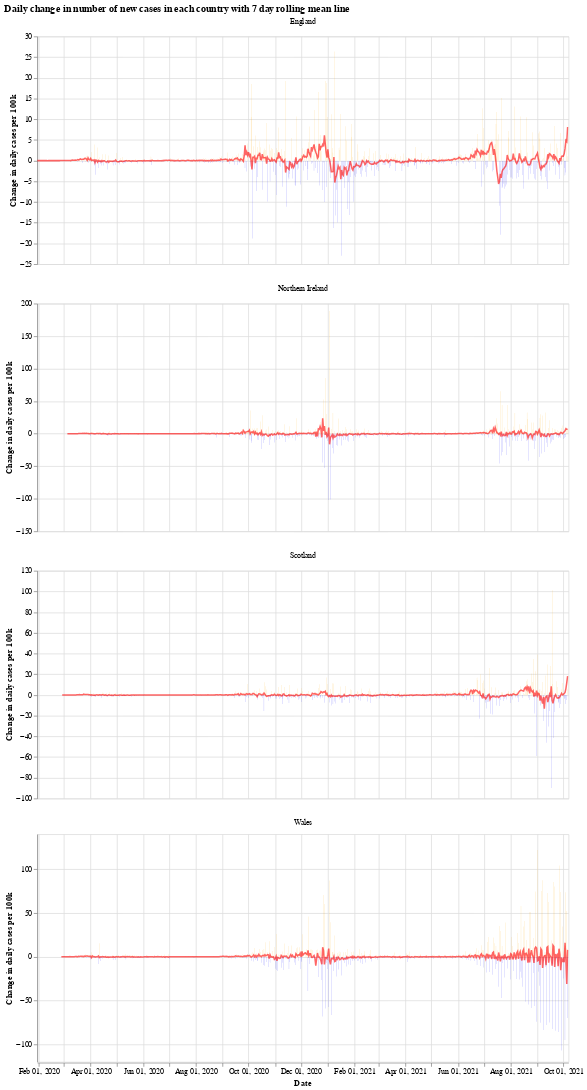

Here is the notebook cell this chart was saved with:
### Markdown cell above
We will use the Python library `Altair` for visualising the data, see the [altair docs](https://altair-viz.github.io/) for more information.

First we have a graph which shows the daily change in the number of new cases for each country. This number jumps up and down all over the place, which is likely due to delay in reporting of new cases over the weekend. Another interesting thing is that it looks like the daily cases in Wales experienced a much shorter period of calm over the summer (calm in the sense of daily cases not jumping up and down).

The orange bars are days when the number of new cases (per 100k population) was more than the previous day, while the blue are days when the number of new cases dropped. The red line is the 7 day moving average. 

When the moving average line is below 0, it means that there is a consistent drop in new cases. We can see this clearly happening around the times that lockdowns were introduced (though, to varying degrees). I will update the graphs soon with a marker of when each lockdown started.

### Code cell
# collapse
import altair as alt

bars = alt.Chart(uk_cases).mark_bar().encode(
    x=alt.X("yearmonthdate(date):T", axis=alt.Axis(title='Date')),
    y=alt.Y("casesChangeRate:Q", axis=alt.Axis(title='Change in daily cases per 100k')),
    tooltip='casesChange',
    color=alt.condition(
        alt.datum.casesChangeRate > 0,
        alt.value("orange"),  # The positive color
        alt.value("blue")  # The negative color
    )
).properties(title='Daily change in number of new cases with 7 day rolling mean',width=700).interactive()

line = alt.Chart(uk_cases).mark_line(
    color='red',
    size=2,
    opacity=0.6
).transform_window(
    rolling_mean='mean(casesChangeRate)',
    frame=[0, 7],
    groupby=['areaName']
).encode(
    x='yearmonthdate(date):T',
    y='rolling_mean:Q'
)

alt.layer(bars, line, data=uk_cases).facet(alt.Column(
    'areaName', title=''), columns=1).resolve_scale(y='independent').properties(title='Daily change in number of new cases in each country with 7 day rolling mean line')

### Figure 1 — Vega-Lite specification as saved in the notebook (floating-point values rounded to 4 significant figures; data arrays with more than 128 entries replaced by an {"elided": "..."} marker saying what was removed)
{"config": {"view": {"continuousWidth": 400, "continuousHeight": 300}}, "data": {"name": "data-b36ae536a17ba79101fee0d6b2665cae"}, "facet": {"type": "nominal", "field": "areaName", "title": ""}, "spec": {"layer": [{"mark": "bar", "encoding": {"color": {"condition": {"value": "orange", "test": "(datum.casesChangeRate > 0)"}, "value": "blue"}, "tooltip": {"type": "quantitative", "field": "casesChange"}, "x": {"type": "temporal", "axis": {"title": "Date"}, "field": "date", "timeUnit": "yearmonthdate"}, "y": {"type": "quantitative", "axis": {"title": "Change in daily cases per 100k"}, "field": "casesChangeRate"}}, "selection": {"selector001": {"type": "interval", "bind": "scales", "encodings": ["x", "y"]}}, "title": "Daily change in number of new cases with 7 day rolling mean", "width": 700}, {"mark": {"type": "line", "color": "red", "opacity": 0.6, "size": 2}, "encoding": {"x": {"type": "temporal", "field": "date", "timeUnit": "yearmonthdate"}, "y": {"type": "quantitative", "field": "rolling_mean"}}, "transform": [{"window": [{"op": "mean", "field": "casesChangeRate", "as": "rolling_mean"}], "frame": [0, 7], "groupby": ["areaName"]}]}]}, "columns": 1, "resolve": {"scale": {"y": "independent"}}, "title": "Daily change in number of new cases in each country with 7 day rolling mean line", "$schema": "https://vega.github.io/schema/vega-lite/v4.8.1.json", "datasets": {"data-b36ae536a17ba79101fee0d6b2665cae": {"elided": "2372 records"}}}
